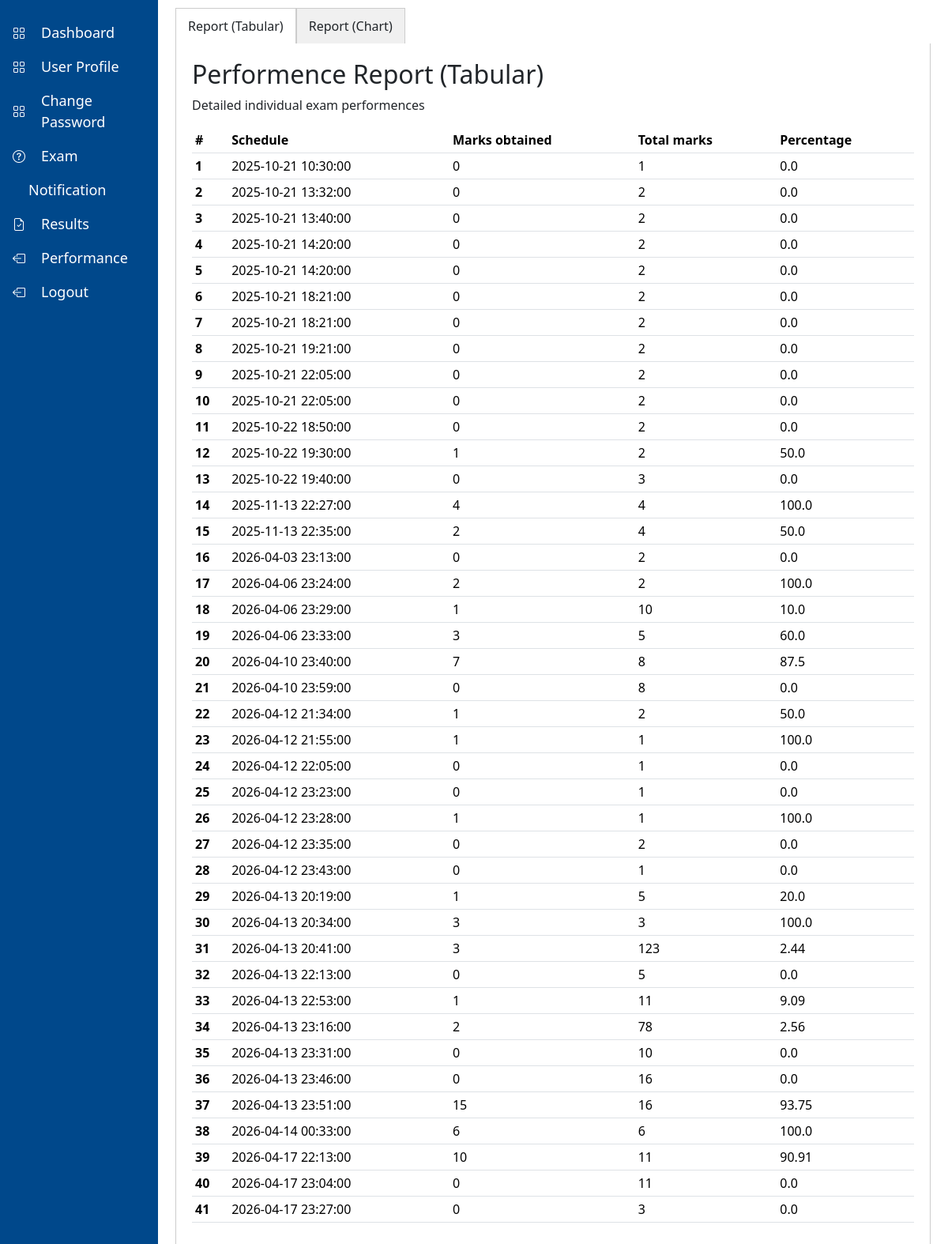
Page /perfommence (signed in) on the committed database.
### models.py (models this page shows)
class Result(UserMixin, db.Model):
    __tablename__ = 'Result'
    id = db.Column(db.Integer,primary_key=True)
    user_id = db.Column(db.String(10), nullable=False)
    schedule = db.Column(db.String(100), nullable=False)
    marks = db.Column(db.String(100), nullable=False)
    total = db.Column(db.String(100), nullable=False)
    percentage = db.Column(db.String(100), nullable=False)

### app.py (the view)
@app.route('/perfommence')
@login_required
def perfommence():
    db = get_db()
    cursor = db.execute('SELECT * FROM Result where user_id = ?', [current_user.id])
    rslt = cursor.fetchall()
    result = [dict(r) for r in rslt]
    return render_template('performence.html',result=result)

### app.py (called while the page is built)
def get_db():
        db = getattr(g, '_database', None)
        if db is None:
            db = g._database = sqlite3.connect(DATABASE)
            db.row_factory = sqlite3.Row  # This makes rows accessible like dictionaries
        return db

@login_manager.user_loader
def load_user(user_id):
    return User.query.get(int(user_id))

### templates/performence.html (shortened to what this page needs)
{% extends 'panel_user.html' %}
{% block othercss %}
<link href="https://cdn.jsdelivr.net/npm/bootstrap@5.3.3/dist/css/bootstrap.min.css" rel="stylesheet">
<link href="https://cdn.datatables.net/2.0.7/css/dataTables.bootstrap5.min.css" rel="stylesheet">
<link rel="stylesheet" href="question_admin.css">
<link rel="stylesheet" href="/static/performence.css">
{% endblock othercss %}
{% block maincontent %}
{% if current_user.is_authenticated %}
<div class="container">
    <div class="tabs-container">
        <ul class="tab-list">
            <li class="tab active" data-tab="tab1">Report (Tabular)</li>
            <li class="tab" data-tab="tab2">Report (Chart)</li>
        </ul>
        <div class="tab-content-container">
            <div id="tab1" class="tab-panel active">
                <h2>Performence Report (Tabular)</h2>
                <p>Detailed individual exam performences</p>
                <table id="myTable" class="table table-sm">
                    <thead>
                        <tr>
                            <th scope="col">#</th>
                            <th scope="col">Schedule</th>
                            <th scope="col">Marks obtained</th>
                            <th scope="col">Total marks</th>
                            <th scope="col">Percentage</th>
                        </tr>
                    </thead>
                    <tbody>
                        {% for rslt in result %}
                        <tr>
                            <th scope="row">{{loop.index}}</th>
                            <td>{{rslt.schedule}}</td>
                            <td>{{rslt.marks}}</td>
                            <td>{{rslt.total}}</td>
                            <td>{{rslt.percentage}}</td>
                        </tr>
                        {% endfor %}
                    </tbody>
                </table>
            </div>
        </div>
    </div>
</div>
{% endif %}
{% endblock maincontent %}

### static/panel_user.css (style rules this page uses)
* { margin: 0; padding: 0; box-sizing: border-box; }

### static/performence.css (style rules this page uses)
.tab-list { list-style: none; padding: 0; margin: 0; display: flex; }
.tab { padding: 10px 15px; cursor: pointer; background-color: #f0f0f0; border: 1px solid #ccc; border-bottom: none; }
.tab.active { background-color: #fff; border-color: #ccc; }
.tab-panel { display: none; padding: 20px; border: 1px solid #ccc; border-top: none; }
.tab-panel.active { display: block; }

### rows in the picture
Result: schedule "2025-10-21 10:30:00", marks "0", total "1", percentage "0.0"
Result: schedule "2025-10-21 13:32:00", marks "0", total "2", percentage "0.0"
Result: schedule "2025-10-21 13:40:00", marks "0", total "2", percentage "0.0"
Result: schedule "2025-10-21 14:20:00", marks "0", total "2", percentage "0.0"
Result: schedule "2025-10-21 14:20:00", marks "0", total "2", percentage "0.0"
Result: schedule "2025-10-21 18:21:00", marks "0", total "2", percentage "0.0"
Result: schedule "2025-10-21 18:21:00", marks "0", total "2", percentage "0.0"
Result: schedule "2025-10-21 19:21:00", marks "0", total "2", percentage "0.0"
Result: schedule "2025-10-21 22:05:00", marks "0", total "2", percentage "0.0"
Result: schedule "2025-10-21 22:05:00", marks "0", total "2", percentage "0.0"
Result: schedule "2025-10-22 18:50:00", marks "0", total "2", percentage "0.0"
Result: schedule "2025-10-22 19:30:00", marks "1", total "2", percentage "50.0"
Result: schedule "2025-10-22 19:40:00", marks "0", total "3", percentage "0.0"
Result: schedule "2025-11-13 22:27:00", marks "4", total "4", percentage "100.0"
Result: schedule "2025-11-13 22:35:00", marks "2", total "4", percentage "50.0"
Result: schedule "2026-04-03 23:13:00", marks "0", total "2", percentage "0.0"
Result: schedule "2026-04-06 23:24:00", marks "2", total "2", percentage "100.0"
Result: schedule "2026-04-06 23:29:00", marks "1", total "10", percentage "10.0"
Result: schedule "2026-04-06 23:33:00", marks "3", total "5", percentage "60.0"
Result: schedule "2026-04-10 23:40:00", marks "7", total "8", percentage "87.5"
Result: schedule "2026-04-10 23:59:00", marks "0", total "8", percentage "0.0"
Result: schedule "2026-04-12 21:34:00", marks "1", total "2", percentage "50.0"
Result: schedule "2026-04-12 21:55:00", marks "1", total "1", percentage "100.0"
Result: schedule "2026-04-12 22:05:00", marks "0", total "1", percentage "0.0"
Result: schedule "2026-04-12 23:23:00", marks "0", total "1", percentage "0.0"
Result: schedule "2026-04-12 23:28:00", marks "1", total "1", percentage "100.0"
Result: schedule "2026-04-12 23:35:00", marks "0", total "2", percentage "0.0"
Result: schedule "2026-04-12 23:43:00", marks "0", total "1", percentage "0.0"
Result: schedule "2026-04-13 20:19:00", marks "1", total "5", percentage "20.0"
Result: schedule "2026-04-13 20:34:00", marks "3", total "3", percentage "100.0"
Result: schedule "2026-04-13 20:41:00", marks "3", total "123", percentage "2.44"
Result: schedule "2026-04-13 22:13:00", marks "0", total "5", percentage "0.0"
Result: schedule "2026-04-13 22:53:00", marks "1", total "11", percentage "9.09"
Result: schedule "2026-04-13 23:16:00", marks "2", total "78", percentage "2.56"
Result: schedule "2026-04-13 23:31:00", marks "0", total "10", percentage "0.0"
Result: schedule "2026-04-13 23:46:00", marks "0", total "16", percentage "0.0"
Result: schedule "2026-04-13 23:51:00", marks "15", total "16", percentage "93.75"
Result: schedule "2026-04-14 00:33:00", marks "6", total "6", percentage "100.0"
Result: schedule "2026-04-17 22:13:00", marks "10", total "11", percentage "90.91"
Result: schedule "2026-04-17 23:04:00", marks "0", total "11", percentage "0.0"
Result: schedule "2026-04-17 23:27:00", marks "0", total "3", percentage "0.0"
